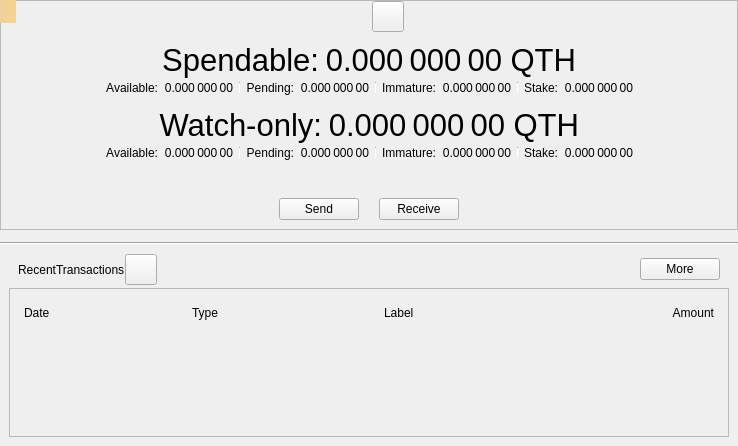
<?xml version="1.0" encoding="UTF-8"?>
<ui version="4.0">
 <class>OverviewPage</class>
 <widget class="QWidget" name="OverviewPage">
  <property name="geometry">
   <rect>
    <x>0</x>
    <y>0</y>
    <width>738</width>
    <height>446</height>
   </rect>
  </property>
  <property name="windowTitle">
   <string>Form</string>
  </property>
  <layout class="QVBoxLayout" name="verticalLayout_6">
   <property name="spacing">
    <number>0</number>
   </property>
   <property name="leftMargin">
    <number>0</number>
   </property>
   <property name="topMargin">
    <number>0</number>
   </property>
   <property name="rightMargin">
    <number>0</number>
   </property>
   <property name="bottomMargin">
    <number>0</number>
   </property>
   <item>
    <widget class="QFrame" name="frameBalances">
     <property name="frameShape">
      <enum>QFrame::StyledPanel</enum>
     </property>
     <property name="frameShadow">
      <enum>QFrame::Raised</enum>
     </property>
     <layout class="QVBoxLayout" name="verticalLayout_5">
      <property name="spacing">
       <number>0</number>
      </property>
      <property name="leftMargin">
       <number>0</number>
      </property>
      <property name="topMargin">
       <number>0</number>
      </property>
      <property name="rightMargin">
       <number>0</number>
      </property>
      <property name="bottomMargin">
       <number>0</number>
      </property>
      <item>
       <widget class="QWidget" name="widgetStatus" native="true">
        <layout class="QHBoxLayout" name="horizontalLayout_16">
         <property name="leftMargin">
          <number>0</number>
         </property>
         <property name="topMargin">
          <number>0</number>
         </property>
         <property name="rightMargin">
          <number>0</number>
         </property>
         <property name="bottomMargin">
          <number>0</number>
         </property>
         <item>
          <spacer name="horizontalSpacer_6">
           <property name="orientation">
            <enum>Qt::Horizontal</enum>
           </property>
           <property name="sizeHint" stdset="0">
            <size>
             <width>0</width>
             <height>20</height>
            </size>
           </property>
          </spacer>
         </item>
         <item>
          <widget class="QLabel" name="labelLogo">
           <property name="sizePolicy">
            <sizepolicy hsizetype="Fixed" vsizetype="Fixed">
             <horstretch>0</horstretch>
             <verstretch>0</verstretch>
            </sizepolicy>
           </property>
           <property name="minimumSize">
            <size>
             <width>32</width>
             <height>32</height>
            </size>
           </property>
          </widget>
         </item>
         <item>
          <widget class="QToolButton" name="labelWalletStatus">
           <property name="enabled">
            <bool>true</bool>
           </property>
           <property name="toolTip">
            <string>The displayed information may be out of date. Your wallet automatically synchronizes with the QtumCash network after a connection is established, but this process has not completed yet.</string>
           </property>
           <property name="text">
            <string/>
           </property>
           <property name="icon">
            <iconset>
             <normaloff>:/icons/warning</normaloff>
             <disabledoff>:/icons/warning</disabledoff>:/icons/warning</iconset>
           </property>
           <property name="iconSize">
            <size>
             <width>24</width>
             <height>24</height>
            </size>
           </property>
           <property name="flat" stdset="0">
            <bool>false</bool>
           </property>
          </widget>
         </item>
         <item>
          <spacer name="horizontalSpacer_5">
           <property name="orientation">
            <enum>Qt::Horizontal</enum>
           </property>
           <property name="sizeHint" stdset="0">
            <size>
             <width>0</width>
             <height>20</height>
            </size>
           </property>
          </spacer>
         </item>
        </layout>
       </widget>
      </item>
      <item>
       <widget class="QWidget" name="widgetWallet" native="true">
        <layout class="QVBoxLayout" name="verticalLayout_2">
         <property name="spacing">
          <number>0</number>
         </property>
         <item>
          <widget class="QWidget" name="widgetTotal" native="true">
           <layout class="QHBoxLayout" name="horizontalLayout">
            <property name="leftMargin">
             <number>0</number>
            </property>
            <property name="topMargin">
             <number>0</number>
            </property>
            <property name="rightMargin">
             <number>0</number>
            </property>
            <property name="bottomMargin">
             <number>0</number>
            </property>
            <item>
             <spacer name="horizontalSpacer_7">
              <property name="orientation">
               <enum>Qt::Horizontal</enum>
              </property>
              <property name="sizeHint" stdset="0">
               <size>
                <width>0</width>
                <height>20</height>
               </size>
              </property>
             </spacer>
            </item>
            <item>
             <widget class="QLabel" name="labelSpendable">
              <property name="font">
               <font>
                <pointsize>23</pointsize>
               </font>
              </property>
              <property name="text">
               <string>Spendable:</string>
              </property>
              <property name="alignment">
               <set>Qt::AlignRight|Qt::AlignTrailing|Qt::AlignVCenter</set>
              </property>
             </widget>
            </item>
            <item>
             <widget class="QLabel" name="labelTotal">
              <property name="font">
               <font>
                <pointsize>23</pointsize>
               </font>
              </property>
              <property name="cursor">
               <cursorShape>IBeamCursor</cursorShape>
              </property>
              <property name="toolTip">
               <string>Your current total balance</string>
              </property>
              <property name="text">
               <string notr="true">0.000 000 00 QTH</string>
              </property>
              <property name="alignment">
               <set>Qt::AlignRight|Qt::AlignTrailing|Qt::AlignVCenter</set>
              </property>
              <property name="textInteractionFlags">
               <set>Qt::LinksAccessibleByMouse|Qt::TextSelectableByMouse</set>
              </property>
             </widget>
            </item>
            <item>
             <spacer name="horizontalSpacer_8">
              <property name="orientation">
               <enum>Qt::Horizontal</enum>
              </property>
              <property name="sizeHint" stdset="0">
               <size>
                <width>0</width>
                <height>20</height>
               </size>
              </property>
             </spacer>
            </item>
           </layout>
          </widget>
         </item>
         <item>
          <layout class="QHBoxLayout" name="horizontalLayout_13">
           <property name="leftMargin">
            <number>0</number>
           </property>
           <property name="topMargin">
            <number>0</number>
           </property>
           <property name="rightMargin">
            <number>0</number>
           </property>
           <property name="bottomMargin">
            <number>0</number>
           </property>
           <item>
            <spacer name="horizontalSpacer_9">
             <property name="orientation">
              <enum>Qt::Horizontal</enum>
             </property>
             <property name="sizeHint" stdset="0">
              <size>
               <width>40</width>
               <height>20</height>
              </size>
             </property>
            </spacer>
           </item>
           <item>
            <widget class="QWidget" name="widgetBalance" native="true">
             <layout class="QHBoxLayout" name="horizontalLayout_2">
              <property name="leftMargin">
               <number>0</number>
              </property>
              <property name="topMargin">
               <number>0</number>
              </property>
              <property name="rightMargin">
               <number>0</number>
              </property>
              <property name="bottomMargin">
               <number>0</number>
              </property>
              <item>
               <widget class="QLabel" name="labelBalanceText">
                <property name="text">
                 <string>Available:</string>
                </property>
                <property name="alignment">
                 <set>Qt::AlignRight|Qt::AlignTrailing|Qt::AlignVCenter</set>
                </property>
               </widget>
              </item>
              <item>
               <widget class="QLabel" name="labelBalance">
                <property name="cursor">
                 <cursorShape>IBeamCursor</cursorShape>
                </property>
                <property name="toolTip">
                 <string>Your current spendable balance</string>
                </property>
                <property name="text">
                 <string notr="true">0.000 000 00</string>
                </property>
                <property name="alignment">
                 <set>Qt::AlignRight|Qt::AlignTrailing|Qt::AlignVCenter</set>
                </property>
                <property name="textInteractionFlags">
                 <set>Qt::LinksAccessibleByMouse|Qt::TextSelectableByMouse</set>
                </property>
               </widget>
              </item>
             </layout>
            </widget>
           </item>
           <item>
            <widget class="QWidget" name="widgetPending" native="true">
             <layout class="QHBoxLayout" name="horizontalLayout_3">
              <property name="leftMargin">
               <number>6</number>
              </property>
              <property name="topMargin">
               <number>0</number>
              </property>
              <property name="rightMargin">
               <number>0</number>
              </property>
              <property name="bottomMargin">
               <number>0</number>
              </property>
              <item>
               <widget class="Line" name="vLine">
                <property name="maximumSize">
                 <size>
                  <width>1</width>
                  <height>12</height>
                 </size>
                </property>
                <property name="orientation">
                 <enum>Qt::Vertical</enum>
                </property>
               </widget>
              </item>
              <item>
               <widget class="QLabel" name="labelPendingText">
                <property name="text">
                 <string>Pending:</string>
                </property>
                <property name="alignment">
                 <set>Qt::AlignRight|Qt::AlignTrailing|Qt::AlignVCenter</set>
                </property>
               </widget>
              </item>
              <item>
               <widget class="QLabel" name="labelUnconfirmed">
                <property name="cursor">
                 <cursorShape>IBeamCursor</cursorShape>
                </property>
                <property name="toolTip">
                 <string>Total of transactions that have yet to be confirmed, and do not yet count toward the spendable balance</string>
                </property>
                <property name="text">
                 <string notr="true">0.000 000 00</string>
                </property>
                <property name="alignment">
                 <set>Qt::AlignRight|Qt::AlignTrailing|Qt::AlignVCenter</set>
                </property>
                <property name="textInteractionFlags">
                 <set>Qt::LinksAccessibleByMouse|Qt::TextSelectableByMouse</set>
                </property>
               </widget>
              </item>
             </layout>
            </widget>
           </item>
           <item>
            <widget class="QWidget" name="widgetImmature" native="true">
             <layout class="QHBoxLayout" name="horizontalLayout_4">
              <property name="leftMargin">
               <number>6</number>
              </property>
              <property name="topMargin">
               <number>0</number>
              </property>
              <property name="rightMargin">
               <number>0</number>
              </property>
              <property name="bottomMargin">
               <number>0</number>
              </property>
              <item>
               <widget class="Line" name="vLine_2">
                <property name="maximumSize">
                 <size>
                  <width>1</width>
                  <height>12</height>
                 </size>
                </property>
                <property name="orientation">
                 <enum>Qt::Vertical</enum>
                </property>
               </widget>
              </item>
              <item>
               <widget class="QLabel" name="labelImmatureText">
                <property name="text">
                 <string>Immature:</string>
                </property>
                <property name="alignment">
                 <set>Qt::AlignRight|Qt::AlignTrailing|Qt::AlignVCenter</set>
                </property>
               </widget>
              </item>
              <item>
               <widget class="QLabel" name="labelImmature">
                <property name="cursor">
                 <cursorShape>IBeamCursor</cursorShape>
                </property>
                <property name="toolTip">
                 <string>Mined balance that has not yet matured</string>
                </property>
                <property name="text">
                 <string notr="true">0.000 000 00</string>
                </property>
                <property name="alignment">
                 <set>Qt::AlignRight|Qt::AlignTrailing|Qt::AlignVCenter</set>
                </property>
                <property name="textInteractionFlags">
                 <set>Qt::LinksAccessibleByMouse|Qt::TextSelectableByMouse</set>
                </property>
               </widget>
              </item>
             </layout>
            </widget>
           </item>
           <item>
            <widget class="QWidget" name="widgetStake" native="true">
             <layout class="QHBoxLayout" name="horizontalLayout_7">
              <property name="leftMargin">
               <number>6</number>
              </property>
              <property name="topMargin">
               <number>0</number>
              </property>
              <property name="rightMargin">
               <number>0</number>
              </property>
              <property name="bottomMargin">
               <number>0</number>
              </property>
              <item>
               <widget class="Line" name="vLine_3">
                <property name="maximumSize">
                 <size>
                  <width>1</width>
                  <height>12</height>
                 </size>
                </property>
                <property name="orientation">
                 <enum>Qt::Vertical</enum>
                </property>
               </widget>
              </item>
              <item>
               <widget class="QLabel" name="labelStakeText">
                <property name="text">
                 <string>Stake:</string>
                </property>
                <property name="alignment">
                 <set>Qt::AlignRight|Qt::AlignTrailing|Qt::AlignVCenter</set>
                </property>
               </widget>
              </item>
              <item>
               <widget class="QLabel" name="labelStake">
                <property name="text">
                 <string>0.000 000 00</string>
                </property>
                <property name="alignment">
                 <set>Qt::AlignRight|Qt::AlignTrailing|Qt::AlignVCenter</set>
                </property>
                <property name="textInteractionFlags">
                 <set>Qt::LinksAccessibleByMouse|Qt::TextSelectableByMouse</set>
                </property>
               </widget>
              </item>
             </layout>
            </widget>
           </item>
           <item>
            <spacer name="horizontalSpacer_10">
             <property name="orientation">
              <enum>Qt::Horizontal</enum>
             </property>
             <property name="sizeHint" stdset="0">
              <size>
               <width>40</width>
               <height>20</height>
              </size>
             </property>
            </spacer>
           </item>
          </layout>
         </item>
        </layout>
       </widget>
      </item>
      <item>
       <widget class="QWidget" name="widgetWatch" native="true">
        <layout class="QVBoxLayout" name="verticalLayout_4">
         <property name="spacing">
          <number>0</number>
         </property>
         <property name="topMargin">
          <number>0</number>
         </property>
         <property name="bottomMargin">
          <number>0</number>
         </property>
         <item>
          <widget class="QWidget" name="widgetWatchTotal" native="true">
           <layout class="QHBoxLayout" name="horizontalLayout_8">
            <property name="leftMargin">
             <number>0</number>
            </property>
            <property name="topMargin">
             <number>0</number>
            </property>
            <property name="rightMargin">
             <number>0</number>
            </property>
            <property name="bottomMargin">
             <number>0</number>
            </property>
            <item>
             <spacer name="horizontalSpacer_11">
              <property name="orientation">
               <enum>Qt::Horizontal</enum>
              </property>
              <property name="sizeHint" stdset="0">
               <size>
                <width>0</width>
                <height>20</height>
               </size>
              </property>
             </spacer>
            </item>
            <item>
             <widget class="QLabel" name="labelWatchonly">
              <property name="font">
               <font>
                <pointsize>23</pointsize>
               </font>
              </property>
              <property name="text">
               <string>Watch-only:</string>
              </property>
              <property name="alignment">
               <set>Qt::AlignRight|Qt::AlignTrailing|Qt::AlignVCenter</set>
              </property>
             </widget>
            </item>
            <item>
             <widget class="QLabel" name="labelWatchTotal">
              <property name="font">
               <font>
                <pointsize>23</pointsize>
               </font>
              </property>
              <property name="cursor">
               <cursorShape>IBeamCursor</cursorShape>
              </property>
              <property name="toolTip">
               <string>Current total balance in watch-only addresses</string>
              </property>
              <property name="text">
               <string notr="true">0.000 000 00 QTH</string>
              </property>
              <property name="alignment">
               <set>Qt::AlignRight|Qt::AlignTrailing|Qt::AlignVCenter</set>
              </property>
              <property name="textInteractionFlags">
               <set>Qt::LinksAccessibleByMouse|Qt::TextSelectableByMouse</set>
              </property>
             </widget>
            </item>
            <item>
             <spacer name="horizontalSpacer_12">
              <property name="orientation">
               <enum>Qt::Horizontal</enum>
              </property>
              <property name="sizeHint" stdset="0">
               <size>
                <width>0</width>
                <height>20</height>
               </size>
              </property>
             </spacer>
            </item>
           </layout>
          </widget>
         </item>
         <item>
          <layout class="QHBoxLayout" name="horizontalLayout_14">
           <property name="leftMargin">
            <number>0</number>
           </property>
           <property name="rightMargin">
            <number>0</number>
           </property>
           <item>
            <spacer name="horizontalSpacer_13">
             <property name="orientation">
              <enum>Qt::Horizontal</enum>
             </property>
             <property name="sizeHint" stdset="0">
              <size>
               <width>0</width>
               <height>20</height>
              </size>
             </property>
            </spacer>
           </item>
           <item>
            <widget class="QWidget" name="widgetWatchAvailable" native="true">
             <layout class="QHBoxLayout" name="horizontalLayout_9">
              <property name="leftMargin">
               <number>0</number>
              </property>
              <property name="topMargin">
               <number>0</number>
              </property>
              <property name="rightMargin">
               <number>0</number>
              </property>
              <property name="bottomMargin">
               <number>0</number>
              </property>
              <item>
               <widget class="QLabel" name="labelWatchAvailableText">
                <property name="text">
                 <string>Available:</string>
                </property>
                <property name="alignment">
                 <set>Qt::AlignRight|Qt::AlignTrailing|Qt::AlignVCenter</set>
                </property>
               </widget>
              </item>
              <item>
               <widget class="QLabel" name="labelWatchAvailable">
                <property name="cursor">
                 <cursorShape>IBeamCursor</cursorShape>
                </property>
                <property name="toolTip">
                 <string>Your current balance in watch-only addresses</string>
                </property>
                <property name="text">
                 <string notr="true">0.000 000 00</string>
                </property>
                <property name="alignment">
                 <set>Qt::AlignRight|Qt::AlignTrailing|Qt::AlignVCenter</set>
                </property>
                <property name="textInteractionFlags">
                 <set>Qt::LinksAccessibleByMouse|Qt::TextSelectableByMouse</set>
                </property>
               </widget>
              </item>
             </layout>
            </widget>
           </item>
           <item>
            <widget class="QWidget" name="widgetWatchPending" native="true">
             <layout class="QHBoxLayout" name="horizontalLayout_10">
              <property name="leftMargin">
               <number>6</number>
              </property>
              <property name="topMargin">
               <number>0</number>
              </property>
              <property name="rightMargin">
               <number>0</number>
              </property>
              <property name="bottomMargin">
               <number>0</number>
              </property>
              <item>
               <widget class="Line" name="vLine_4">
                <property name="maximumSize">
                 <size>
                  <width>1</width>
                  <height>12</height>
                 </size>
                </property>
                <property name="orientation">
                 <enum>Qt::Vertical</enum>
                </property>
               </widget>
              </item>
              <item>
               <widget class="QLabel" name="labelWatchPendingText">
                <property name="text">
                 <string>Pending:</string>
                </property>
                <property name="alignment">
                 <set>Qt::AlignRight|Qt::AlignTrailing|Qt::AlignVCenter</set>
                </property>
               </widget>
              </item>
              <item>
               <widget class="QLabel" name="labelWatchPending">
                <property name="cursor">
                 <cursorShape>IBeamCursor</cursorShape>
                </property>
                <property name="toolTip">
                 <string>Unconfirmed transactions to watch-only addresses</string>
                </property>
                <property name="text">
                 <string notr="true">0.000 000 00</string>
                </property>
                <property name="alignment">
                 <set>Qt::AlignRight|Qt::AlignTrailing|Qt::AlignVCenter</set>
                </property>
                <property name="textInteractionFlags">
                 <set>Qt::LinksAccessibleByMouse|Qt::TextSelectableByMouse</set>
                </property>
               </widget>
              </item>
             </layout>
            </widget>
           </item>
           <item>
            <widget class="QWidget" name="widgetWatchImmature" native="true">
             <layout class="QHBoxLayout" name="horizontalLayout_11">
              <property name="leftMargin">
               <number>6</number>
              </property>
              <property name="topMargin">
               <number>0</number>
              </property>
              <property name="rightMargin">
               <number>0</number>
              </property>
              <property name="bottomMargin">
               <number>0</number>
              </property>
              <item>
               <widget class="Line" name="vLine_5">
                <property name="maximumSize">
                 <size>
                  <width>1</width>
                  <height>12</height>
                 </size>
                </property>
                <property name="orientation">
                 <enum>Qt::Vertical</enum>
                </property>
               </widget>
              </item>
              <item>
               <widget class="QLabel" name="labelWatchImmatureText">
                <property name="text">
                 <string>Immature:</string>
                </property>
                <property name="alignment">
                 <set>Qt::AlignRight|Qt::AlignTrailing|Qt::AlignVCenter</set>
                </property>
               </widget>
              </item>
              <item>
               <widget class="QLabel" name="labelWatchImmature">
                <property name="cursor">
                 <cursorShape>IBeamCursor</cursorShape>
                </property>
                <property name="toolTip">
                 <string>Mined balance in watch-only addresses that has not yet matured</string>
                </property>
                <property name="text">
                 <string notr="true">0.000 000 00</string>
                </property>
                <property name="alignment">
                 <set>Qt::AlignRight|Qt::AlignTrailing|Qt::AlignVCenter</set>
                </property>
                <property name="textInteractionFlags">
                 <set>Qt::LinksAccessibleByMouse|Qt::TextSelectableByMouse</set>
                </property>
               </widget>
              </item>
             </layout>
            </widget>
           </item>
           <item>
            <widget class="QWidget" name="widgetWatchStake" native="true">
             <layout class="QHBoxLayout" name="horizontalLayout_12">
              <property name="leftMargin">
               <number>6</number>
              </property>
              <property name="topMargin">
               <number>0</number>
              </property>
              <property name="rightMargin">
               <number>0</number>
              </property>
              <property name="bottomMargin">
               <number>0</number>
              </property>
              <item>
               <widget class="Line" name="vLine_6">
                <property name="maximumSize">
                 <size>
                  <width>1</width>
                  <height>12</height>
                 </size>
                </property>
                <property name="orientation">
                 <enum>Qt::Vertical</enum>
                </property>
               </widget>
              </item>
              <item>
               <widget class="QLabel" name="labelWatchStakeText">
                <property name="text">
                 <string>Stake:</string>
                </property>
                <property name="alignment">
                 <set>Qt::AlignRight|Qt::AlignTrailing|Qt::AlignVCenter</set>
                </property>
               </widget>
              </item>
              <item>
               <widget class="QLabel" name="labelWatchStake">
                <property name="text">
                 <string>0.000 000 00</string>
                </property>
                <property name="alignment">
                 <set>Qt::AlignRight|Qt::AlignTrailing|Qt::AlignVCenter</set>
                </property>
                <property name="textInteractionFlags">
                 <set>Qt::LinksAccessibleByMouse|Qt::TextSelectableByMouse</set>
                </property>
               </widget>
              </item>
             </layout>
            </widget>
           </item>
           <item>
            <spacer name="horizontalSpacer_14">
             <property name="orientation">
              <enum>Qt::Horizontal</enum>
             </property>
             <property name="sizeHint" stdset="0">
              <size>
               <width>0</width>
               <height>20</height>
              </size>
             </property>
            </spacer>
           </item>
          </layout>
         </item>
        </layout>
       </widget>
      </item>
      <item>
       <widget class="QWidget" name="widgetTransaction" native="true">
        <layout class="QHBoxLayout" name="horizontalLayout_15">
         <property name="spacing">
          <number>20</number>
         </property>
         <property name="topMargin">
          <number>35</number>
         </property>
         <item>
          <spacer name="horizontalSpacer_15">
           <property name="orientation">
            <enum>Qt::Horizontal</enum>
           </property>
           <property name="sizeHint" stdset="0">
            <size>
             <width>0</width>
             <height>20</height>
            </size>
           </property>
          </spacer>
         </item>
         <item>
          <widget class="QtumCashPushButton" name="buttonSend">
           <property name="text">
            <string>Send</string>
           </property>
          </widget>
         </item>
         <item>
          <widget class="QtumCashPushButton" name="buttonReceive">
           <property name="text">
            <string>Receive</string>
           </property>
          </widget>
         </item>
         <item>
          <spacer name="horizontalSpacer_16">
           <property name="orientation">
            <enum>Qt::Horizontal</enum>
           </property>
           <property name="sizeHint" stdset="0">
            <size>
             <width>0</width>
             <height>20</height>
            </size>
           </property>
          </spacer>
         </item>
        </layout>
       </widget>
      </item>
     </layout>
    </widget>
   </item>
   <item>
    <spacer name="verticalSpacer_5">
     <property name="orientation">
      <enum>Qt::Vertical</enum>
     </property>
     <property name="sizeType">
      <enum>QSizePolicy::Fixed</enum>
     </property>
     <property name="sizeHint" stdset="0">
      <size>
       <width>20</width>
       <height>12</height>
      </size>
     </property>
    </spacer>
   </item>
   <item>
    <widget class="Line" name="hLine">
     <property name="orientation">
      <enum>Qt::Horizontal</enum>
     </property>
    </widget>
   </item>
   <item>
    <spacer name="verticalSpacer_4">
     <property name="orientation">
      <enum>Qt::Vertical</enum>
     </property>
     <property name="sizeType">
      <enum>QSizePolicy::Fixed</enum>
     </property>
     <property name="sizeHint" stdset="0">
      <size>
       <width>20</width>
       <height>0</height>
      </size>
     </property>
    </spacer>
   </item>
   <item>
    <widget class="QWidget" name="widgetRecent" native="true">
     <layout class="QVBoxLayout" name="verticalLayout">
      <property name="spacing">
       <number>0</number>
      </property>
      <item>
       <layout class="QHBoxLayout" name="horizontalLayout_6">
        <property name="leftMargin">
         <number>9</number>
        </property>
        <property name="rightMargin">
         <number>9</number>
        </property>
        <property name="bottomMargin">
         <number>3</number>
        </property>
        <item>
         <widget class="QLabel" name="labelRecentTransactions">
          <property name="text">
           <string>RecentTransactions</string>
          </property>
         </widget>
        </item>
        <item>
         <widget class="QToolButton" name="labelTransactionsStatus">
          <property name="enabled">
           <bool>true</bool>
          </property>
          <property name="toolTip">
           <string>The displayed information may be out of date. Your wallet automatically synchronizes with the QtumCash network after a connection is established, but this process has not completed yet.</string>
          </property>
          <property name="text">
           <string/>
          </property>
          <property name="icon">
           <iconset>
            <normaloff>:/icons/warning</normaloff>
            <disabledoff>:/icons/warning</disabledoff>:/icons/warning</iconset>
          </property>
          <property name="iconSize">
           <size>
            <width>24</width>
            <height>24</height>
           </size>
          </property>
          <property name="flat" stdset="0">
           <bool>false</bool>
          </property>
         </widget>
        </item>
        <item>
         <spacer name="horizontalSpacer_3">
          <property name="orientation">
           <enum>Qt::Horizontal</enum>
          </property>
          <property name="sizeHint" stdset="0">
           <size>
            <width>0</width>
            <height>20</height>
           </size>
          </property>
         </spacer>
        </item>
        <item>
         <widget class="QPushButton" name="showMoreButton">
          <property name="text">
           <string>More</string>
          </property>
         </widget>
        </item>
       </layout>
      </item>
      <item>
       <layout class="QVBoxLayout" name="verticalLayout_3">
        <item>
         <widget class="QFrame" name="frameRecentTransactions">
          <property name="frameShape">
           <enum>QFrame::StyledPanel</enum>
          </property>
          <property name="frameShadow">
           <enum>QFrame::Raised</enum>
          </property>
          <layout class="QVBoxLayout" name="verticalLayout_8">
           <item>
            <widget class="QWidget" name="widget_header" native="true">
             <layout class="QHBoxLayout" name="horizontalLayout_5">
              <property name="spacing">
               <number>5</number>
              </property>
              <property name="leftMargin">
               <number>5</number>
              </property>
              <property name="topMargin">
               <number>5</number>
              </property>
              <property name="rightMargin">
               <number>5</number>
              </property>
              <property name="bottomMargin">
               <number>5</number>
              </property>
              <item>
               <widget class="QLabel" name="labelDate">
                <property name="text">
                 <string>Date</string>
                </property>
               </widget>
              </item>
              <item>
               <widget class="QLabel" name="labelType">
                <property name="text">
                 <string>Type</string>
                </property>
               </widget>
              </item>
              <item>
               <spacer name="horizontalSpacer_2">
                <property name="orientation">
                 <enum>Qt::Horizontal</enum>
                </property>
                <property name="sizeType">
                 <enum>QSizePolicy::Fixed</enum>
                </property>
                <property name="sizeHint" stdset="0">
                 <size>
                  <width>25</width>
                  <height>20</height>
                 </size>
                </property>
               </spacer>
              </item>
              <item>
               <widget class="QLabel" name="labelAddress">
                <property name="text">
                 <string>Label</string>
                </property>
               </widget>
              </item>
              <item>
               <widget class="QLabel" name="labelAmount">
                <property name="text">
                 <string>Amount</string>
                </property>
                <property name="alignment">
                 <set>Qt::AlignRight|Qt::AlignTrailing|Qt::AlignVCenter</set>
                </property>
               </widget>
              </item>
             </layout>
            </widget>
           </item>
           <item>
            <widget class="QListView" name="listTransactions">
             <property name="styleSheet">
              <string notr="true">QListView { background: transparent; }</string>
             </property>
             <property name="frameShape">
              <enum>QFrame::NoFrame</enum>
             </property>
             <property name="verticalScrollBarPolicy">
              <enum>Qt::ScrollBarAlwaysOff</enum>
             </property>
             <property name="horizontalScrollBarPolicy">
              <enum>Qt::ScrollBarAlwaysOff</enum>
             </property>
            </widget>
           </item>
          </layout>
         </widget>
        </item>
       </layout>
      </item>
     </layout>
    </widget>
   </item>
  </layout>
  <widget class="QLabel" name="labelAlerts">
   <property name="geometry">
    <rect>
     <x>0</x>
     <y>0</y>
     <width>16</width>
     <height>23</height>
    </rect>
   </property>
   <property name="visible">
    <bool>false</bool>
   </property>
   <property name="styleSheet">
    <string notr="true">QLabel { background-color: qlineargradient(x1: 0, y1: 0, x2: 1, y2: 0, stop:0 #F0D0A0, stop:1 #F8D488); color:#000000; }</string>
   </property>
   <property name="wordWrap">
    <bool>true</bool>
   </property>
   <property name="margin">
    <number>3</number>
   </property>
   <property name="textInteractionFlags">
    <set>Qt::TextSelectableByMouse</set>
   </property>
  </widget>
 </widget>
 <customwidgets>
  <customwidget>
   <class>QtumCashPushButton</class>
   <extends>QPushButton</extends>
   <header>qt/qtumcashpushbutton.h</header>
  </customwidget>
 </customwidgets>
 <resources/>
 <connections/>
</ui>
